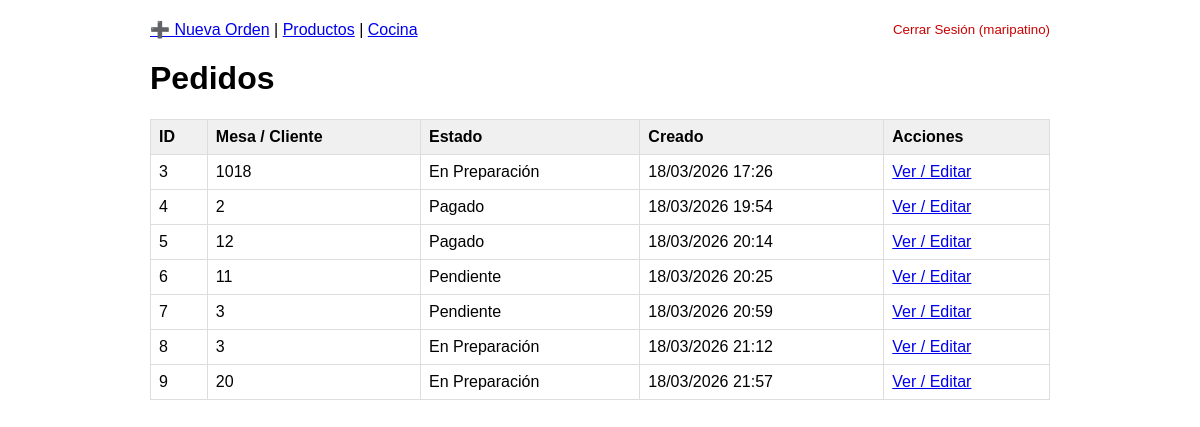
Page /ventas/pedidos/ (signed in) on the earlier database version.
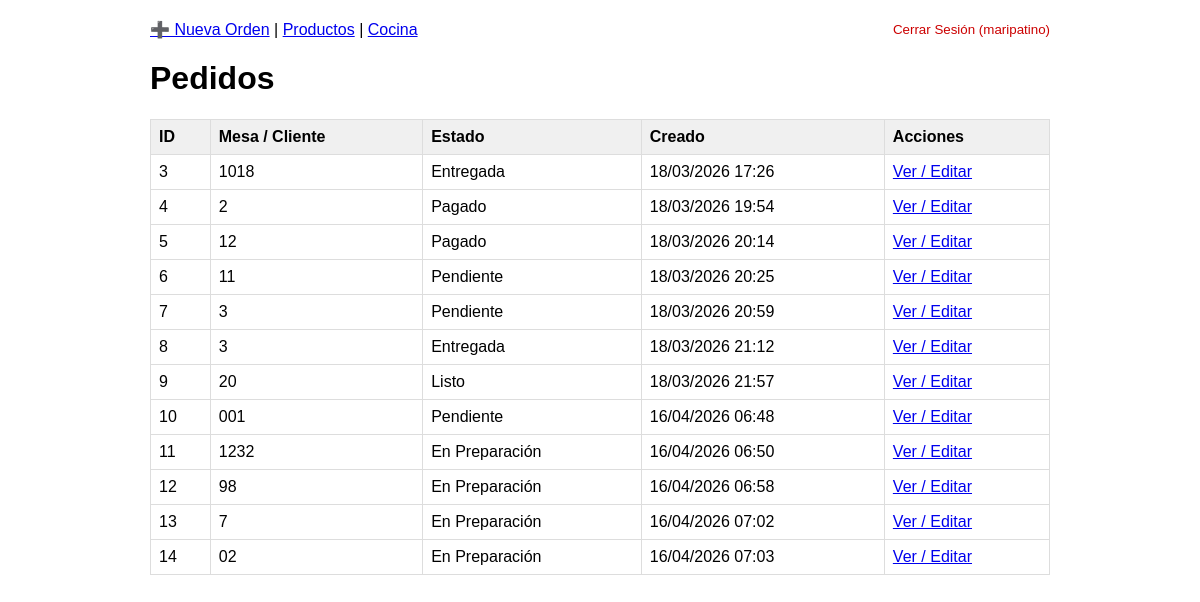
Same page on the later database version.
### ventas/models.py (models this page shows, shortened)
class Pedido(models.Model):
    ESTADOS = [
        ('pendiente', 'Pendiente'),
        ('en_preparacion', 'En Preparación'),
        ('listo', 'Listo'),
        ('entregada', 'Entregada'),
        ('pagado', 'Pagado'),
    ]
    mesa_o_online = models.CharField(max_length=100, help_text="Cliente")
    estado = models.CharField(max_length=20, choices=ESTADOS, default='pendiente')
    creado_por = models.ForeignKey(User, on_delete=models.CASCADE)
    fecha_creacion = models.DateTimeField(auto_now_add=True)
    productos = models.ManyToManyField(Producto, through='PedidoProducto', blank=True)

### ventas/views.py (the view)
# urls.py: path('pedidos/', views.PedidoListView.as_view(), name='pedido_list'),
class PedidoListView(LoginRequiredMixin, ListView):
    model = Pedido
    template_name = 'ventas/pedido_list.html'
    context_object_name = 'pedidos'
    def get_queryset(self):
        return super().get_queryset().filter(creado_por=self.request.user)

### ventas/templates/ventas/pedido_list.html (shortened to what this page needs)
<!DOCTYPE html>
<html lang="es">
<head>
</head>
<body>
    <nav>
        <a href="{% url 'pedido_create' %}">➕ Nueva Orden</a> |
        <a href="{% url 'venta_list' %}">Productos</a> |
        <a href="{% url 'cocina_dashboard' %}">Cocina</a>
        <form method="post" action="{% url 'logout' %}" style="display:inline;" class="logout-btn">
            <button type="submit" style="background:none;border:none;color:#c00;cursor:pointer;padding:0;">Cerrar Sesión ({{ request.user.username }})</button>
        </form>
    </nav>
    <h1>Pedidos</h1>
    <table>
        <thead>
            <tr>
                <th>ID</th>
                <th>Mesa / Cliente</th>
                <th>Estado</th>
                <th>Creado</th>
                <th>Acciones</th>
            </tr>
        </thead>
        <tbody>
        {% for pedido in pedidos %}
            <tr>
                <td>{{ pedido.id }}</td>
                <td>{{ pedido.mesa_o_online }}</td>
                <td>{{ pedido.get_estado_display }}</td>
                <td>{{ pedido.fecha_creacion|date:"d/m/Y H:i" }}</td>
                <td><a href="{% url 'pedido_detail' pedido.id %}">Ver / Editar</a></td>
            </tr>
        {% empty %}
            <tr>
                <td colspan="5">No hay pedidos creados aún.</td>
            </tr>
        {% endfor %}
        </tbody>
    </table>
</body>
</html>

### ventas/templates/ventas/pedido_list.html (style rules this page uses)
body { font-family: sans-serif; max-width: 900px; margin: 20px auto; padding: 0 16px; }
nav { margin-bottom: 16px; }
.logout-btn { float:right; }
table { width:100%; border-collapse:collapse; }
th, td { border:1px solid #ddd; padding:8px; text-align:left; }
th { background:#f0f0f0; }

Differences in the rows shown:
changed Pedido id 3: estado "En Preparación" → "Entregada"
changed Pedido id 8: estado "En Preparación" → "Entregada"
changed Pedido id 9: estado "En Preparación" → "Listo"
added Pedido: id "10", mesa_o_online "001", estado "Pendiente", fecha_creacion "16/04/2026 06:48"
added Pedido: id "11", mesa_o_online "1232", estado "En Preparación", fecha_creacion "16/04/2026 06:50"
added Pedido: id "12", mesa_o_online "98", estado "En Preparación", fecha_creacion "16/04/2026 06:58"
added Pedido: id "13", mesa_o_online "7", estado "En Preparación", fecha_creacion "16/04/2026 07:02"
added Pedido: id "14", mesa_o_online "02", estado "En Preparación", fecha_creacion "16/04/2026 07:03"
